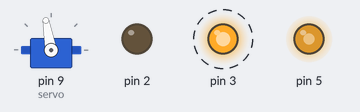
A sketch run on a simulated Arduino Uno, built with avr-gcc and run on an emulated ATmega328P. Parts: servo, output pins drawn as LEDs (lit = HIGH). Dashed ring = blinking.

Above: at 3.5 s.
Timing chart, 0 to 9.2 s (numbered marks = the images above):
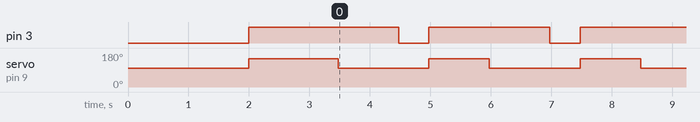

Measured:
- by itself, pin 3: alternates HIGH for 2.0 s and LOW for 0.50 s
- by itself, servo on pin 9 (servo): repeats every 2.5 s: 100° 1.5 s, 150° 1.0 s

The sketch:

Square.ino
```cpp
#include <Servo.h>
Servo servo;

#define ENB 5;

const int mst = 175;

void setup()
{
  pinMode(2, OUTPUT);
  //NEGATIVE OF MOTOR
  pinMode(3, OUTPUT);
  //POSITIVE OF MOTOR
  pinMode(9, OUTPUT);
  //SERVO SENSOR PIN
  analogWrite(5, mst);

  servo.attach(9);
  //Attaching servo to pin 9
  servo.write(100);
  //Setting the initial position for servo

  delay(2000);

  servo.write(150);
  analogWrite(5, mst);
  digitalWrite(3, HIGH);
  digitalWrite(2, LOW);

  delay(1475);

  digitalWrite(3, LOW);
  digitalWrite(2, LOW);
  servo.write(100);

}

void loop()
{
  analogWrite(5, mst);
  digitalWrite(3, HIGH);
  digitalWrite(2, LOW);

  delay(1000);

  digitalWrite(3, LOW);
  digitalWrite(2, LOW);

  delay(500);

  servo.write(150);
  analogWrite(5, mst);
  digitalWrite(3, HIGH);
  digitalWrite(2, LOW);

  delay(1000);

  digitalWrite(3, LOW);
  digitalWrite(2, LOW);
  servo.write(100);
}
```
